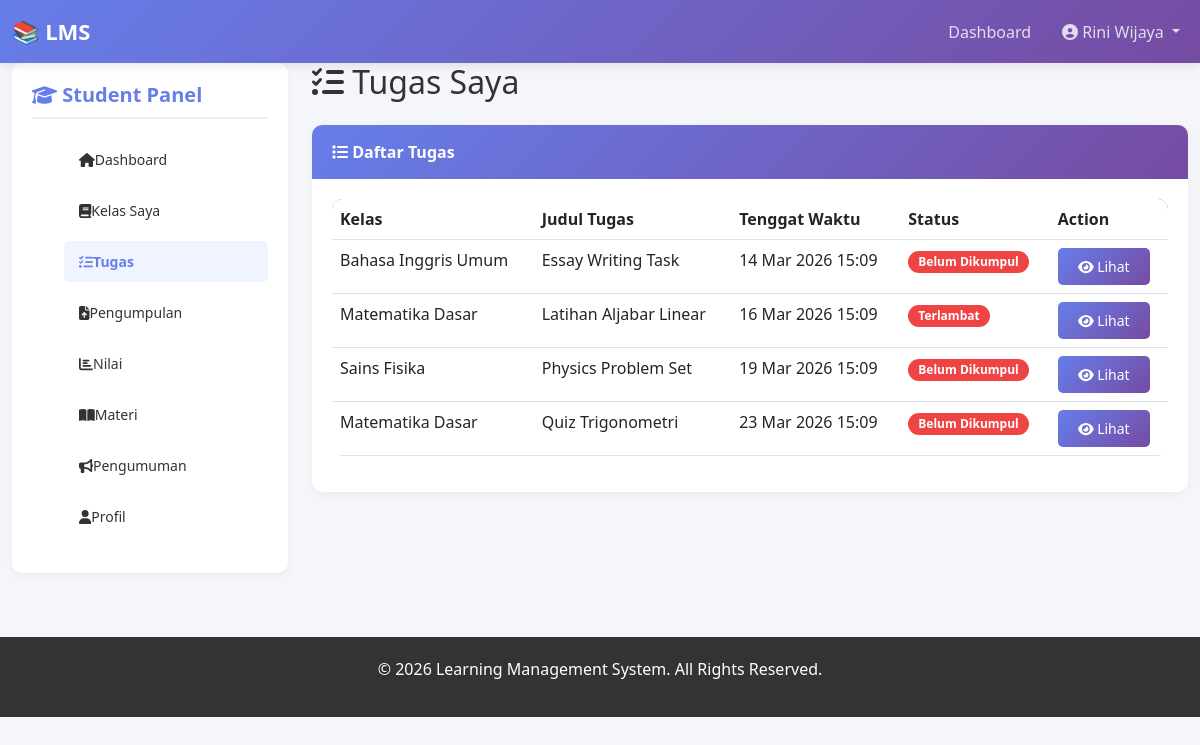
The app's page /student/assignments.php (signed in) with its own data.
### tables this page shows
CREATE TABLE `assignments` (
  `id` int(11) NOT NULL,
  `class_id` int(11) NOT NULL,
  `title` varchar(255) NOT NULL,
  `description` text NOT NULL,
  `instructions` text DEFAULT NULL,
  `due_date` datetime NOT NULL,
  `max_score` decimal(5,2) DEFAULT 100.00,
  `created_by` int(11) NOT NULL,
  `file_path` varchar(255) DEFAULT NULL,
  `created_at` timestamp NOT NULL DEFAULT current_timestamp(),
  `updated_at` timestamp NOT NULL DEFAULT current_timestamp() ON UPDATE current_timestamp()
);

CREATE TABLE `classes` (
  `id` int(11) NOT NULL,
  `code` varchar(20) NOT NULL,
  `name` varchar(100) NOT NULL,
  `description` text DEFAULT NULL,
  `teacher_id` int(11) NOT NULL,
  `class_image` varchar(255) DEFAULT NULL,
  `status` enum('active','inactive') DEFAULT 'active',
  `created_at` timestamp NOT NULL DEFAULT current_timestamp(),
  `updated_at` timestamp NOT NULL DEFAULT current_timestamp() ON UPDATE current_timestamp()
);

### student/assignments.php (the view, shortened to what this page needs)
<?php
require '../includes/config.php';
$student_id = $_SESSION['user_id'];
$assignments_query = "SELECT a.*, c.name as class_name FROM assignments a
                     JOIN classes c ON a.class_id = c.id
                     JOIN class_members cm ON c.id = cm.class_id
                     WHERE cm.student_id = $student_id
                     ORDER BY a.due_date ASC";
$assignments = $conn->query($assignments_query);
require '../includes/header.php';
?>
<div class="col-md-3 mb-4">
    <div class="sidebar">
        <h5><i class="fas fa-graduation-cap"></i> Student Panel</h5>
        <ul class="sidebar-menu">
            <li><a href="dashboard.php"><i class="fas fa-home"></i> Dashboard</a></li>
            <li><a href="classes.php"><i class="fas fa-book"></i> Kelas Saya</a></li>
            <li><a href="assignments.php" class="active"><i class="fas fa-tasks"></i> Tugas</a></li>
            <li><a href="submissions.php"><i class="fas fa-file-upload"></i> Pengumpulan</a></li>
            <li><a href="grades.php"><i class="fas fa-chart-bar"></i> Nilai</a></li>
            <li><a href="materials.php"><i class="fas fa-book-open"></i> Materi</a></li>
            <li><a href="announcements.php"><i class="fas fa-bullhorn"></i> Pengumuman</a></li>
            <li><a href="profile.php"><i class="fas fa-user"></i> Profil</a></li>
        </ul>
    </div>
</div>
<div class="col-md-9">
    <h2 class="mb-4"><i class="fas fa-tasks"></i> Tugas Saya</h2>
    <div class="card">
        <div class="card-header">
            <i class="fas fa-list"></i> Daftar Tugas
        </div>
        <div class="card-body">
            <div class="table-responsive">
                <table class="table">
                    <thead>
                        <tr>
                            <th>Kelas</th>
                            <th>Judul Tugas</th>
                            <th>Tenggat Waktu</th>
                            <th>Status</th>
                            <th>Action</th>
                        </tr>
                    </thead>
                    <tbody>
                        <?php while ($assign = $assignments->fetch_assoc()):
                            $submitted = $conn->query("SELECT id FROM assignment_submissions WHERE assignment_id = {$assign['id']} AND student_id = $student_id")->num_rows;
                            $now = new DateTime();
                            $due = new DateTime($assign['due_date']);
                            $is_late = $now > $due;
                            if ($is_late) {
                                $status = $submitted ? 'Terlambat' : 'Belum Dikumpul';
                                $status_badge = 'danger';
                            } else {
                                $status = $submitted ? 'Sudah Dikumpul' : 'Pending';
                                $status_badge = $submitted ? 'success' : 'warning';
                            }
                        ?>
                            <tr>
                                <td><?php echo $assign['class_name']; ?></td>
                                <td><?php echo $assign['title']; ?></td>
                                <td><?php echo date('d M Y H:i', strtotime($assign['due_date'])); ?></td>
                                <td><span class="badge badge-<?php echo $status_badge; ?>"><?php echo $status; ?></span></td>
                                <td>
                                    <a href="view_assignment.php?id=<?php echo $assign['id']; ?>" class="btn btn-sm btn-primary">
                                        <i class="fas fa-eye"></i> Lihat
                                    </a>
                                </td>
                            </tr>
                        <?php endwhile; ?>
                    </tbody>
                </table>
            </div>
        </div>
    </div>
</div>
<?php require '../includes/footer.php'; ?>

### assets/css/style.css (style rules this page uses)
* { margin: 0; padding: 0; box-sizing: border-box; }
body { font-family: 'Segoe UI', Tahoma, Geneva, Verdana, sans-serif; background-color: #f5f6fa; color: #333; }
.sidebar { background: white; border-radius: 10px; padding: 20px; box-shadow: 0 2px 10px rgba(0, 0, 0, 0.05); position: sticky; top: 20px; height: fit-content; }
.sidebar h5 { color: #667eea; font-weight: bold; margin-bottom: 20px; padding-bottom: 10px; border-bottom: 2px solid #f0f0f0; }
.sidebar-menu { list-style: none; }
.sidebar-menu li { margin-bottom: 10px; }
.sidebar-menu a { color: #333; text-decoration: none; display: flex; align-items: center; padding: 10px 15px; border-radius: 5px; transition: 0.3s; font-size: 14px; }
.sidebar-menu a:hover, .sidebar-menu a.active { background: #f0f4ff; color: #667eea; font-weight: bold; }
.card { border: none; border-radius: 10px; box-shadow: 0 2px 10px rgba(0, 0, 0, 0.05); transition: 0.3s; margin-bottom: 20px; }
.card-header { background: linear-gradient(135deg, #667eea 0%, #764ba2 100%); color: white; border: none; border-radius: 10px 10px 0 0 !important; padding: 15px 20px; font-weight: bold; }
.card-body { padding: 20px; }
.btn-primary { background: linear-gradient(135deg, #667eea 0%, #764ba2 100%); border: none; border-radius: 5px; padding: 8px 20px; transition: 0.3s; }
.table { background: white; border-radius: 10px; overflow: hidden; }
.table thead { background: linear-gradient(135deg, #667eea 0%, #764ba2 100%); color: white; }
.badge { padding: 5px 10px; border-radius: 20px; font-size: 12px; }
.badge-danger { background: #ef4444; }

### records on screen
assignments: class.name "Bahasa Inggris Umum", title "Essay Writing Task", due_date "14 Mar 2026 15:09", status "Belum Dikumpul"
assignments: class.name "Matematika Dasar", title "Latihan Aljabar Linear", due_date "16 Mar 2026 15:09", status "Terlambat"
assignments: class.name "Sains Fisika", title "Physics Problem Set", due_date "19 Mar 2026 15:09", status "Belum Dikumpul"
assignments: class.name "Matematika Dasar", title "Quiz Trigonometri", due_date "23 Mar 2026 15:09", status "Belum Dikumpul"

### other values on screen
substr($full_name, 0, 20) "Rini Wijaya"
